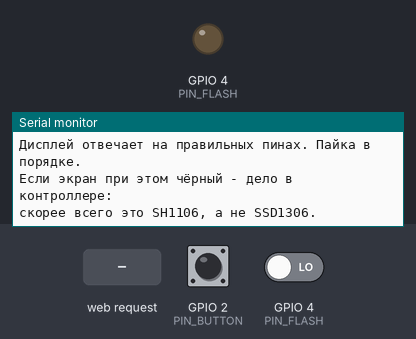
Simulated run of this sketch. Board: ESP32. Shown: output pins drawn as LEDs (lit = HIGH), the last lines printed to the serial monitor. Inputs (shaded band) come from the test bench; at power-on: GPIO 2 (PIN_BUTTON) HIGH, GPIO 4 (PIN_FLASH) LOW.

Above: at 2.2 s.
2.3 s: GPIO 2 (PIN_BUTTON) pulled LOW for 0.15 s
At 2.66 s:
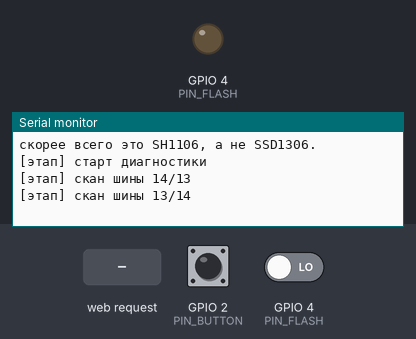
4.2 s: HTTP request GET /rescan received
At 4.36 s:
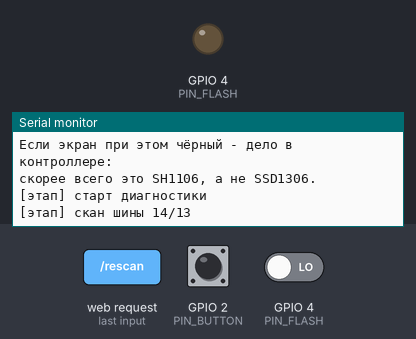
6.1 s: GPIO 2 (PIN_BUTTON) pulled LOW for 1 s
At 7.0 s:
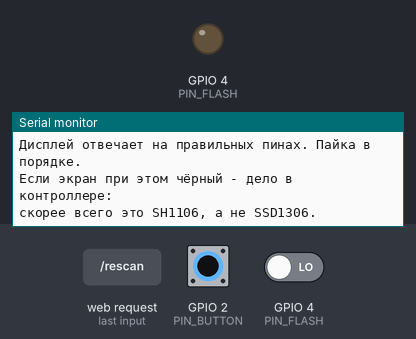
8.6 s: GPIO 2 (PIN_BUTTON) driven LOW and GPIO 4 (PIN_FLASH) driven HIGH
At 8.96 s:
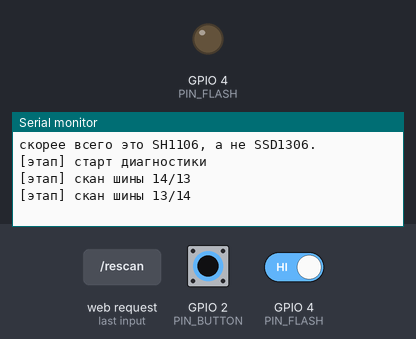

Measured:
- after the input at 6.1 s, the serial monitor: prints a new line after 0.46 s (image 3)

The sketch:

esp32cam_diag_web.ino
```cpp
/* =============================================================================
 *  ДИАГНОСТИКА ДИСПЛЕЯ ЧЕРЕЗ СВОЮ ВЕБ-СТРАНИЦУ
 * -----------------------------------------------------------------------------
 *  Интернет не нужен вообще. Плата поднимает собственную точку доступа,
 *  ты подключаешься к ней телефоном или ноутбуком и открываешь адрес
 *  http://192.168.4.1 - там весь отчёт.
 *
 *  Что проверяет:
 *    1) шину I2C на пинах 14/13 - как в боевом скетче;
 *    2) ту же шину на ПЕРЕВЁРНУТЫХ пинах 13/14 - ловит перепутанные
 *       местами SDA и SCL, это самая частая ошибка при пайке;
 *    3) состояние кнопки на GPIO2;
 *    4) причину последней перезагрузки - покажет просадку питания.
 *
 *  Кнопка "Пересканировать" на странице повторяет проверку. Можно шевелить
 *  провода и сразу видеть результат, не перепрошивая плату.
 * ========================================================================== */

#include <Wire.h>
#include <WiFi.h>
#include <WebServer.h>

/* --- Точка доступа, которую поднимает плата ------------------------------ */
#define AP_SSID       "ESP32-DIAG"
#define AP_PASS       "12345678"      // минимум 8 символов

/* --- Пины (те же, что в боевом скетче) ----------------------------------- */
#define PIN_OLED_SDA  14
#define PIN_OLED_SCL  13
#define PIN_BUTTON     2
#define PIN_FLASH      4

WebServer webServer(80);

String report = "";        // текст отчёта, его и отдаём в браузер


/* =============================================================================
 *  СКАН ШИНЫ I2C
 * -----------------------------------------------------------------------------
 *  На каждый адрес шлём пустую посылку и смотрим, ответил ли кто-нибудь
 *  подтверждением (ACK). Ответил - устройство на шине есть.
 *
 *  Пины передаём параметрами, чтобы прогнать сканирование дважды:
 *  в правильном порядке и в перевёрнутом.
 * ========================================================================== */
int scanBus(int sdaPin, int sclPin, const char *label) {
  Wire.end();                          // отпускаем шину от прошлого прохода
  delay(50);

  /* --- Проверка линий ДО начала сканирования -----------------------------
   * В покое обе линии I2C должны быть подтянуты вверх, то есть читаться
   * как 1. Если какая-то читается как 0 - она замкнута на землю.
   * Сканировать в этом случае НЕЛЬЗЯ: драйвер I2C зависает намертво,
   * и с ним зависает вся плата. Поэтому проверяем и выходим.             */
  pinMode(sdaPin, INPUT_PULLUP);
  pinMode(sclPin, INPUT_PULLUP);
  delay(10);
  int sdaIdle = digitalRead(sdaPin);
  int sclIdle = digitalRead(sclPin);

  report += String(label) + " (SDA=" + sdaPin + ", SCL=" + sclPin + "):\n";
  report += "    уровень покоя: SDA=" + String(sdaIdle) +
            "  SCL=" + String(sclIdle) + "   (норма 1 и 1)\n";

  if (sdaIdle == LOW || sclIdle == LOW) {
    report += "    ЛИНИЯ ПРИЖАТА К ЗЕМЛЕ - сканировать нельзя, зависнет\n";
    return -1;                         // -1 = шина неисправна
  }

  Wire.begin(sdaPin, sclPin);
  Wire.setTimeOut(50);                 // мс на операцию, чтобы не залипнуть
  delay(50);

  int found = 0;

  for (uint8_t addr = 1; addr < 127; addr++) {
    Wire.beginTransmission(addr);
    if (Wire.endTransmission() == 0) {
      found++;
      if (found <= 8) {
        char line[64];
        snprintf(line, sizeof(line), "    адрес 0x%02X%s\n", addr,
                 (addr == 0x3C || addr == 0x3D) ? "   <-- ЭТО ДИСПЛЕЙ" : "");
        report += line;
      }
    }
  }

  if (found == 0) {
    report += "    пусто, никто не ответил\n";
  } else if (found > 8) {
    report += "    ...всего " + String(found) + " адресов\n";
    report += "    СТОЛЬКО НЕ БЫВАЕТ: обрыв или замыкание SDA на землю\n";
  }
  return found;
}


/* =============================================================================
 *  ПРОВЕРКА ОДНОГО ПИНА
 * -----------------------------------------------------------------------------
 *  Пин читается дважды: сначала с внутренней подтяжкой ВВЕРХ, потом ВНИЗ.
 *  Подтяжка слабая (около 45 кОм), поэтому она пересиливает только пустоту.
 *  По паре ответов сразу понятно, что к пину подключено:
 *
 *    вверх=1, вниз=0  - пин свободен, подтяжка пересиливает. Норма для
 *                       линии I2C без дисплея или для отпущенной кнопки.
 *    вверх=0, вниз=0  - пин прижат к ЗЕМЛЕ намертво, подтяжку не пересилить.
 *                       Это замыкание.
 *    вверх=1, вниз=1  - пин прижат к ПЛЮСУ снаружи.
 * ========================================================================== */
void checkPin(int pin, const char *name) {
  pinMode(pin, INPUT_PULLUP);
  delay(5);
  int up = digitalRead(pin);

  pinMode(pin, INPUT_PULLDOWN);
  delay(5);
  int down = digitalRead(pin);

  report += String("  ") + name + "  вверх=" + String(up) +
            " вниз=" + String(down) + "  ";

  if (up == HIGH && down == LOW)       report += "свободен\n";
  else if (up == LOW && down == LOW)   report += "ЗАМКНУТ НА ЗЕМЛЮ\n";
  else if (up == HIGH && down == HIGH) report += "ПРИЖАТ К ПЛЮСУ\n";
  else                                 report += "непонятно, пин неисправен\n";

  pinMode(pin, INPUT);                 // отпускаем, чтобы не мешать дальше
}


/* Полный прогон всех проверок. Результат складывается в report. */
void runDiagnostics() {
  report = "";
  Serial.println("[этап] старт диагностики");

  /* --- Причина последней перезагрузки ------------------------------------
   * Если тут окажется просадка питания - это главная проблема,
   * и всё остальное можно не смотреть.                                    */
  esp_reset_reason_t rr = esp_reset_reason();
  report += "Последний сброс: ";
  switch (rr) {
    case ESP_RST_POWERON:  report += "подача питания - норма\n";            break;
    case ESP_RST_EXT:      report += "кнопкой сброса - норма\n";            break;
    case ESP_RST_SW:       report += "программный - норма\n";               break;
    case ESP_RST_PANIC:    report += "аварийный останов программы\n";       break;
    case ESP_RST_INT_WDT:  report += "сторожевой таймер прерываний\n";      break;
    case ESP_RST_TASK_WDT: report += "сторожевой таймер задачи - зависание\n"; break;
    case ESP_RST_WDT:      report += "сторожевой таймер - было зависание\n"; break;
    case ESP_RST_BROWNOUT: report += "ПРОСАДКА ПИТАНИЯ - не хватает тока\n"; break;
    default:               report += "код " + String((int)rr) + "\n";       break;
  }
  report += "Свободно памяти: " + String((int)ESP.getFreeHeap()) + " байт\n\n";

  /* --- Таблица по каждому пину ------------------------------------------- */
  report += "Состояние пинов:\n";
  checkPin(PIN_OLED_SDA, "IO14 (SDA дисплея)");
  checkPin(PIN_OLED_SCL, "IO13 (SCL дисплея)");
  checkPin(PIN_BUTTON,   "IO2  (кнопка)     ");
  checkPin(PIN_FLASH,    "IO4  (вспышка)    ");
  report += "\n";

  /* --- Шина в правильном порядке ---------------------------------------- */
  Serial.println("[этап] скан шины 14/13");
  int direct = scanBus(PIN_OLED_SDA, PIN_OLED_SCL, "Как в скетче");

  /* --- Шина с перевёрнутыми пинами -------------------------------------- */
  Serial.println("[этап] скан шины 13/14");
  int swapped = scanBus(PIN_OLED_SCL, PIN_OLED_SDA, "Если провода перепутаны");

  /* --- Возвращаем шину в штатное состояние ------------------------------ */
  Wire.end();
  delay(50);
  Wire.begin(PIN_OLED_SDA, PIN_OLED_SCL);

  /* --- Кнопка ------------------------------------------------------------ */
  pinMode(PIN_BUTTON, INPUT_PULLUP);
  delay(5);
  int btn = digitalRead(PIN_BUTTON);
  report += "\nКнопка GPIO2: " + String(btn) +
            (btn == LOW ? "  ЗАЛИПЛА на землю\n" : "  норма, отпущена\n");

  /* --- Проверка перемычки между IO2 и IO4 --------------------------------
   * Вспышку больше НЕ зажигаем нигде: GPIO4 всё время остаётся выходом,
   * прижатым к земле, светодиод не загорается ни на миг.
   *
   * Проверка чисто пассивная, в два замера:
   *   замер 1 - GPIO4 выход, прижат к земле. Читаем GPIO2 с подтяжкой вверх.
   *   замер 2 - GPIO4 отпущен во вход, никуда не тянет. Снова читаем GPIO2.
   * Если в первом замере ноль, а во втором единица - значит GPIO2 прижимал
   * к земле именно GPIO4, то есть между ними перемычка припоем.           */
  Serial.println("[этап] проверка перемычки IO2-IO4");

  pinMode(PIN_FLASH, OUTPUT);
  digitalWrite(PIN_FLASH, LOW);          // выход в нуле, светодиод погашен
  pinMode(PIN_BUTTON, INPUT_PULLUP);
  delay(20);
  int btnFlashLow = digitalRead(PIN_BUTTON);

  pinMode(PIN_FLASH, INPUT);             // отпустили, никуда не тянет
  delay(20);
  int btnFlashFree = digitalRead(PIN_BUTTON);

  pinMode(PIN_FLASH, OUTPUT);            // возвращаем в погашенный выход
  digitalWrite(PIN_FLASH, LOW);

  report += "GPIO2 при прижатом GPIO4: " + String(btnFlashLow) + "\n";
  report += "GPIO2 при отпущенном GPIO4: " + String(btnFlashFree) + "\n";

  if (btnFlashLow == LOW && btnFlashFree == HIGH) {
    report += "IO2 и IO4 СОЕДИНЕНЫ между собой - перемычка припоем\n";
  } else if (btnFlashLow == LOW && btnFlashFree == LOW) {
    report += "GPIO2 сидит на земле сам по себе, GPIO4 ни при чём\n";
    report += "  - смотри кнопку: скорее всего припаяна к двум ножкам\n";
    report += "    одной пары, а они внутри кнопки замкнуты навсегда\n";
  } else {
    report += "IO2 и IO4 не соединены - норма\n";
  }

  /* --- Итоговый вывод человеческим языком -------------------------------- */
  report += "\n===== ВЫВОД =====\n";
  if (direct == -1 && swapped == -1) {
    /* Называем конкретный пин: чинить нужно именно его, а не оба. */
    pinMode(PIN_OLED_SDA, INPUT_PULLUP);
    pinMode(PIN_OLED_SCL, INPUT_PULLUP);
    delay(5);
    bool bad14 = (digitalRead(PIN_OLED_SDA) == LOW);
    bool bad13 = (digitalRead(PIN_OLED_SCL) == LOW);

    report += "Шина мертва: линия прижата к земле, обмен не начинается.\n";
    if (bad14 && bad13) report += "К земле прижаты ОБА пина: IO14 и IO13.\n";
    else if (bad14)     report += "К земле прижат IO14 (SDA). IO13 в порядке.\n";
    else if (bad13)     report += "К земле прижат IO13 (SCL). IO14 в порядке.\n";

    report += "\nЧто делать: отпаяй этот провод от платы и пересканируй.\n";
    report += "  стал 'свободен' - замыкание в проводе или в дисплее\n";
    report += "  остался 'ЗАМКНУТ' - замыкание на самой ESP32-CAM\n";
  } else if (direct > 0 && direct <= 8) {
    report += "Дисплей отвечает на правильных пинах. Пайка в порядке.\n";
    report += "Если экран при этом чёрный - дело в контроллере:\n";
    report += "скорее всего это SH1106, а не SSD1306.\n";
  } else if (swapped > 0 && swapped <= 8) {
    report += "SDA и SCL ПЕРЕПУТАНЫ МЕСТАМИ.\n";
    report += "Поменяй два провода местами: SDA идёт на IO14, SCL на IO13.\n";
  } else if (direct > 8 || swapped > 8) {
    report += "Шина закорочена: SDA замкнута на землю или на SCL.\n";
    report += "Проверь пайку на предмет перемычки припоем.\n";
  } else {
    report += "Дисплей не отвечает ни так, ни так. Проверь по порядку:\n";
    report += "  1. Есть ли 3.3 В на выводе VCC модуля дисплея\n";
    report += "  2. Соединена ли земля дисплея с землёй платы\n";
    report += "  3. Пропаяны ли SDA и SCL - прозвони от ножки до пина\n";
    report += "  4. Не отвалился ли провод внутри изоляции\n";
  }

  Serial.println("[этап] диагностика завершена");
  Serial.println(report);
}


/* =============================================================================
 *  ВЕБ-СТРАНИЦА
 * ========================================================================== */
static const char PAGE_HTML[] PROGMEM = R"rawliteral(
<!doctype html><html lang="ru"><head>
<meta charset="utf-8">
<meta name="viewport" content="width=device-width,initial-scale=1">
<title>Диагностика ESP32-CAM</title>
<style>
  body{margin:0;background:#111;color:#eee;font-family:system-ui,sans-serif;padding:16px}
  h1{font-size:16px;color:#8a8a8a;letter-spacing:.08em;text-transform:uppercase;margin:0 0 12px}
  pre{background:#000;color:#0f0;border:1px solid #2a2a2a;border-radius:8px;
      padding:12px;font-family:"Courier New",monospace;font-size:13px;
      line-height:1.45;white-space:pre-wrap;overflow-x:auto}
  button{background:#2a2a2a;color:#eee;border:1px solid #444;border-radius:8px;
         padding:10px 18px;font-size:14px;cursor:pointer;margin-top:12px}
  button:active{background:#3a3a3a}
</style></head><body>
  <h1>Диагностика ESP32-CAM</h1>
  <pre id="out">загрузка...</pre>
  <button onclick="rescan()">Пересканировать</button>
<script>
  async function load(){
    document.getElementById('out').textContent = await (await fetch('/report')).text();
  }
  async function rescan(){
    document.getElementById('out').textContent = 'сканирую...';
    await fetch('/rescan');
    load();
  }
  load();
</script></body></html>
)rawliteral";

void handleRoot()   { webServer.send_P(200, "text/html; charset=utf-8", PAGE_HTML); }
void handleReport() { webServer.send(200, "text/plain; charset=utf-8", report); }
void handleRescan() { runDiagnostics(); webServer.send(200, "text/plain", "ok"); }


void setup() {
  /* Вспышку гасим сразу, чтобы не слепила и не ела ток. */
  pinMode(PIN_FLASH, OUTPUT);
  digitalWrite(PIN_FLASH, LOW);
  pinMode(PIN_BUTTON, INPUT_PULLUP);

  Serial.begin(115200);
  delay(500);
  Serial.println("\n\n=== ДИАГНОСТИКА ЧЕРЕЗ ВЕБ-СТРАНИЦУ ===");

  /* Только своя точка доступа. К роутеру не подключаемся: интернет
   * тут не нужен, а лишнее ожидание только замедляет старт.            */
  WiFi.mode(WIFI_AP);

  /* Мощность передатчика убавлена. На полной радиомодуль в пике берёт
   * под 300 мА, и если питания впритык - плата уходит в перезагрузку
   * ровно в момент включения WiFi, до того как сеть успеет появиться.
   * Одного клиента и малой мощности для метра расстояния хватает.       */
  WiFi.setTxPower(WIFI_POWER_11dBm);
  WiFi.softAP(AP_SSID, AP_PASS, 1, 0, 1);   // канал 1, не скрытая, 1 клиент

  Serial.println("Сеть: " AP_SSID "   пароль: " AP_PASS);
  Serial.print("Открой в браузере: http://");
  Serial.println(WiFi.softAPIP());

  Serial.println("[этап] точка доступа поднята");

  /* Сервер запускаем ДО диагностики. Тогда страница откроется даже если
   * какая-то из проверок подвиснет - будет видно, на чём именно.        */
  webServer.on("/",       handleRoot);
  webServer.on("/report", handleReport);
  webServer.on("/rescan", handleRescan);
  webServer.begin();
  Serial.println("[этап] веб-сервер запущен");

  runDiagnostics();
}


void loop() {
  webServer.handleClient();

  /* Нажатие кнопки на плате тоже запускает пересканирование. */
  static bool wasDown = false;
  bool isDown = (digitalRead(PIN_BUTTON) == LOW);

  if (isDown && !wasDown) {
    delay(50);
    if (digitalRead(PIN_BUTTON) == LOW) {
      wasDown = true;
      runDiagnostics();
    }
  }
  if (!isDown) wasDown = false;

  delay(10);
}
```
